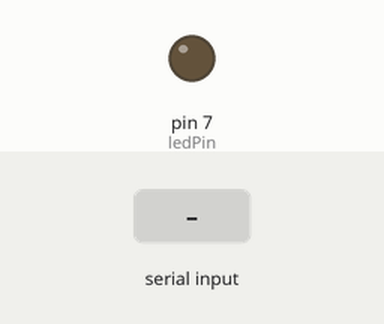
Bench run of a sketch on a simulated Arduino Uno, built with avr-gcc and run on an emulated ATmega328P. Shown: output pins drawn as LEDs (lit = HIGH). The test bench sets the inputs (shaded band).

Above: at 1.2 s.
1.3 s: "1" received over Serial
At 2.4 s:
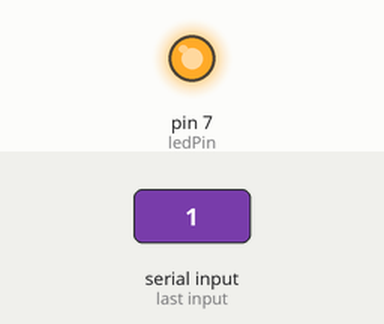
2.8 s: "0" received over Serial
At 3.6 s:
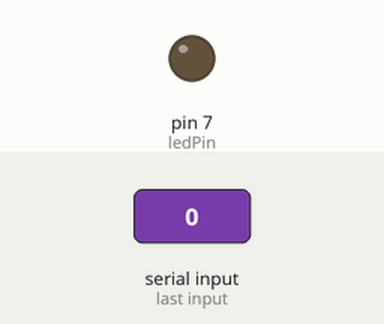
Timing chart, 0 to 5.8 s (numbered marks = the images above; inputs shaded):
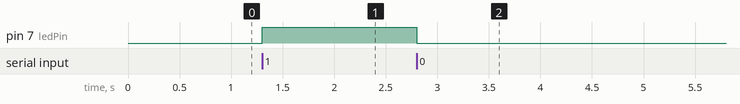

The sketch:

Home_automation_complete.ino
```cpp
#include <Servo.h>
#define ledPin 7
int state = 0;

void setup() {
  pinMode(ledPin, OUTPUT);
  digitalWrite(ledPin, LOW);
  Serial.begin(9600);
}

void loop() {
  if(Serial.available() > 0){ // Checks whether data is comming from the serial port
    state = Serial.read(); // Reads the data from the serial port
 }
 if (state == '0') {
  digitalWrite(ledPin, LOW);
  state = 0;
 }
 else if (state == '1') {
  digitalWrite(ledPin, HIGH);
  state = 0;
 }
}
```

Measured:
- after the input at 1.3 s, pin 7 (ledPin): LOW → HIGH at once
- after the input at 2.8 s, pin 7 (ledPin): HIGH → LOW at once
